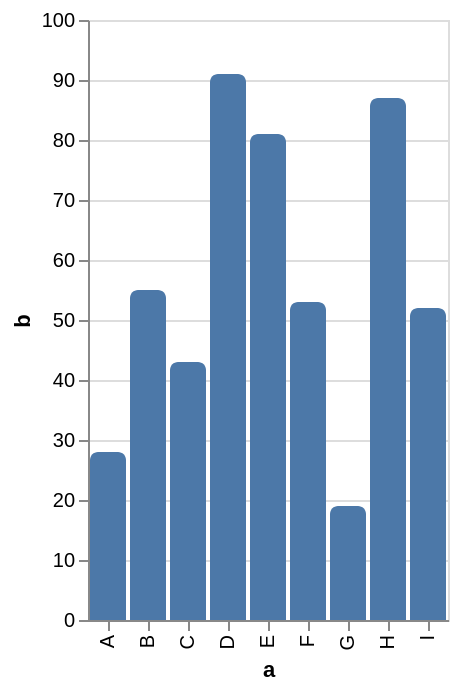

Here is the Vega-Lite specification saved for this chart:
### Vega specification from a JSON file in a GitHub repository (floating-point values rounded to 4 significant figures)
{"$schema": "https://vega.github.io/schema/vega/v6.json", "description": "A simple bar chart with rounded corners at the end of the bar.", "background": "white", "padding": 5, "height": 300, "style": "cell", "data": [{"name": "source_0", "values": [{"a": "A", "b": 28}, {"a": "B", "b": 55}, {"a": "C", "b": 43}, {"a": "D", "b": 91}, {"a": "E", "b": 81}, {"a": "F", "b": 53}, {"a": "G", "b": 19}, {"a": "H", "b": 87}, {"a": "I", "b": 52}]}, {"name": "data_0", "source": "source_0", "transform": [{"type": "stack", "groupby": ["a"], "field": "b", "sort": {"field": [], "order": []}, "as": ["b_start", "b_end"], "offset": "zero"}, {"type": "filter", "expr": "isValid(datum[\"b\"]) && isFinite(+datum[\"b\"])"}]}], "signals": [{"name": "x_step", "value": 20}, {"name": "width", "update": "bandspace(domain('x').length, 0.1, 0.05) * x_step"}], "marks": [{"type": "group", "from": {"facet": {"data": "data_0", "name": "stack_group_main", "groupby": ["a"], "aggregate": {"fields": ["b_start", "b_start", "b_end", "b_end"], "ops": ["min", "max", "min", "max"]}}}, "encode": {"update": {"x": {"scale": "x", "field": "a"}, "width": {"signal": "max(0.25, bandwidth('x'))"}, "y": {"signal": "min(scale('y',datum[\"min_b_start\"]),scale('y',datum[\"max_b_start\"]),scale('y',datum[\"min_b_end\"]),scale('y',datum[\"max_b_end\"]))"}, "y2": {"signal": "max(scale('y',datum[\"min_b_start\"]),scale('y',datum[\"max_b_start\"]),scale('y',datum[\"min_b_end\"]),scale('y',datum[\"max_b_end\"]))"}, "clip": {"value": true}, "cornerRadiusTopLeft": [{"test": "scale(\"y\", datum[\"max_b_end\"]) < scale(\"y\", datum[\"max_b_start\"])", "value": 4}, {"value": 0}], "cornerRadiusTopRight": [{"test": "scale(\"y\", datum[\"max_b_end\"]) < scale(\"y\", datum[\"max_b_start\"])", "value": 4}, {"value": 0}], "cornerRadiusBottomLeft": [{"test": "scale(\"y\", datum[\"min_b_end\"]) > scale(\"y\", datum[\"min_b_start\"])", "value": 4}, {"value": 0}], "cornerRadiusBottomRight": [{"test": "scale(\"y\", datum[\"min_b_end\"]) > scale(\"y\", datum[\"min_b_start\"])", "value": 4}, {"value": 0}]}}, "marks": [{"type": "group", "encode": {"update": {"y": {"field": {"group": "y"}, "mult": -1}, "width": {"field": {"group": "width"}}, "height": {"field": {"group": "height", "level": 2}}}}, "marks": [{"name": "marks", "type": "rect", "style": ["bar"], "from": {"data": "stack_group_main"}, "encode": {"update": {"fill": {"value": "#4c78a8"}, "ariaRoleDescription": {"value": "bar"}, "description": {"signal": "\"a: \" + (isValid(datum[\"a\"]) ? isArray(datum[\"a\"]) ? join(datum[\"a\"], ' ') : datum[\"a\"] : \"\"+datum[\"a\"]) + \"; b: \" + (format(datum[\"b\"], \"\"))"}, "width": {"field": {"group": "width"}}, "y": {"scale": "y", "field": "b_end"}, "y2": {"scale": "y", "field": "b_start"}}}}]}]}], "scales": [{"name": "x", "type": "band", "domain": {"data": "data_0", "field": "a", "sort": true}, "range": {"step": {"signal": "x_step"}}, "paddingInner": 0.1, "paddingOuter": 0.05}, {"name": "y", "type": "linear", "domain": {"data": "data_0", "fields": ["b_start", "b_end"]}, "range": [{"signal": "height"}, 0], "nice": true, "zero": true}], "axes": [{"scale": "y", "orient": "left", "gridScale": "x", "grid": true, "tickCount": {"signal": "ceil(height/40)"}, "domain": false, "labels": false, "aria": false, "maxExtent": 0, "minExtent": 0, "ticks": false, "zindex": 0}, {"scale": "x", "orient": "bottom", "grid": false, "title": "a", "labelAlign": "right", "labelAngle": 270, "labelBaseline": "middle", "zindex": 0}, {"scale": "y", "orient": "left", "grid": false, "title": "b", "labelOverlap": true, "tickCount": {"signal": "ceil(height/40)"}, "zindex": 0}]}
